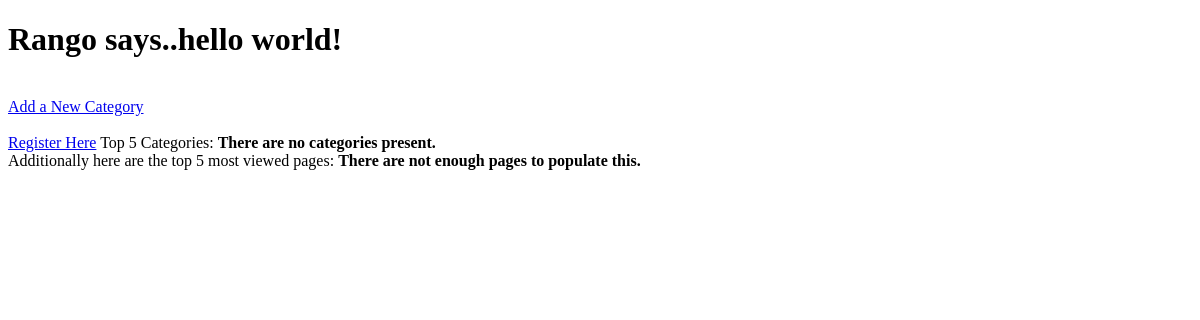
The page /newp_app1/ on the database as committed earlier.
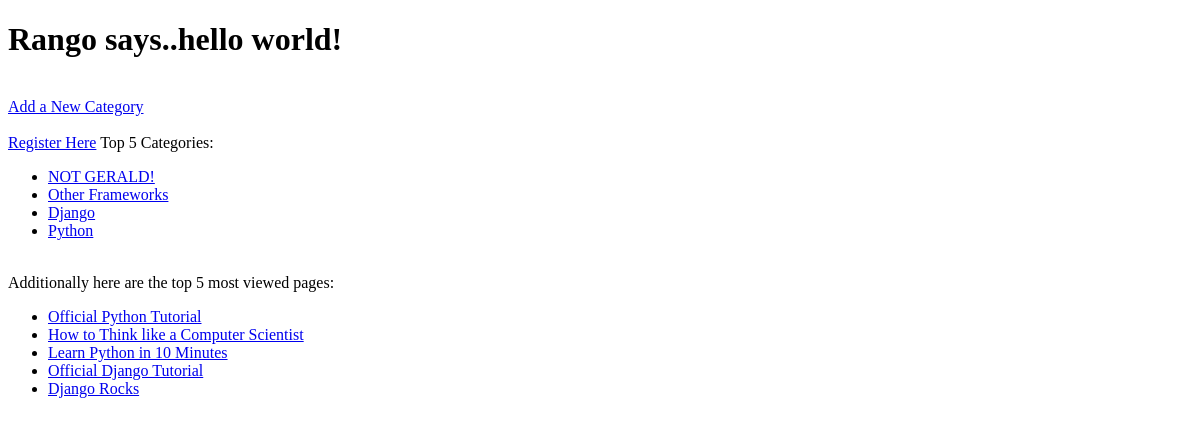
The same page on the database as committed later.
### newp_app1/models.py (models this page shows, shortened)
class Category(models.Model):
	name = models.CharField(max_length=128, unique=True)
	views = models.IntegerField(default=0)
	likes = models.IntegerField(default=0)
	slug = models.SlugField()

class Page(models.Model):
    category = models.ForeignKey(Category)
    title = models.CharField(max_length=128)
    url = models.URLField()
    views = models.IntegerField(default=0)

### newp_app1/views.py (the view)
def index(request):
	category_list = Category.objects.order_by('likes')[:5]
	page_list = Page.objects.order_by('views')[:5]
	context_dict = {'categories': category_list, 'pages': page_list, }
	return render(request, 'newp_app1/index.html', context_dict)

### templates/newp_app1/index.html (shortened to what this page needs)
<!DOCTYPE html>
<html>
    <head>
    </head>
    <body>
        <h1>Rango says..hello world!</h1>
        <br/>
        <a href="/newp_app1/add_category/">Add a New Category</a><br />
        <br/>
        <a href="/newp_app1/register/">Register Here</a>
        Top 5 Categories:
        {% if categories %}
            <ul>
                {% for category in categories %}
                <li><a href="/newp_app1/category/{{ category.slug }}">{{ category.name }}</a></li>
                {% endfor %}
            </ul>
        {% else %}
            <strong>There are no categories present.</strong>
        {% endif %}
        <br/>
        Additionally here are the top 5 most viewed pages:
        {% if pages %}
            <ul>
                {% for page in pages %}
                <li><a href={{page.url}}>{{ page.title }}</a></li>
                {% endfor %}
            </ul>
        {% else %}
            <strong> There are not enough pages to populate this.</strong>
        {% endif %}
    </body>
</html>

Rows that differ between the two databases and show on the page:
added Category: name "NOT GERALD!"
added Category: name "Other Frameworks"
added Category: name "Django"
added Category: name "Python"
added Page: title "Official Python Tutorial"
added Page: title "How to Think like a Computer Scientist"
added Page: title "Learn Python in 10 Minutes"
added Page: title "Official Django Tutorial"
added Page: title "Django Rocks"
Other text that changed with them:
text no longer shown: "There are no categories present. There are not enough pages to populate this."
